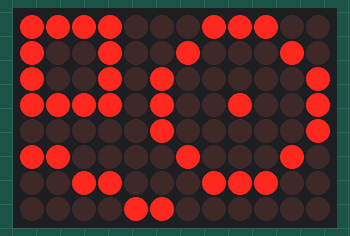
Bench run of a sketch on a simulated Arduino Uno R4 WiFi. Parts: 12×8 LED matrix.

Above: at 0.1 s.

The sketch:

ArduinoUnoR4-LED-GraphicsPrimitives.ino
```cpp
#include "ArduinoGraphics.h"
#include "Arduino_LED_Matrix.h"

ArduinoLEDMatrix matrix;

void setup() {
  matrix.begin();
}

void loop() {
  matrix.beginDraw();
  matrix.stroke(0xFFFFFFFF);
  matrix.line(0, 5, 5, 7);
  matrix.circle(8, 3, 6);
  matrix.rect(0, 0, 4, 4);
  matrix.point(8, 3);
  matrix.endDraw();
}
```
